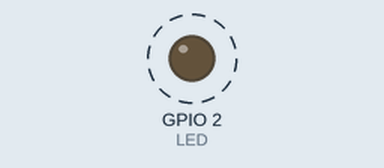
This sketch was run on a simulated ESP32. Parts: output pins drawn as LEDs (lit = HIGH). Dashed ring = blinking.

Above: at 0.2 s.
Timing chart, 0 to 3.0 s (numbered marks = the images above):
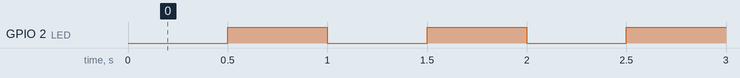

Measured:
- by itself, GPIO 2 (LED): alternates HIGH for 0.50 s and LOW for 0.50 s

The sketch:

test.ino
```cpp
#include <Arduino.h>

#define LED 2

void setup() {
  // Set pin mode
  pinMode(LED,OUTPUT);
}

void loop() {
  delay(500);
  digitalWrite(LED,HIGH);
  delay(500);
  digitalWrite(LED,LOW);
}
```
